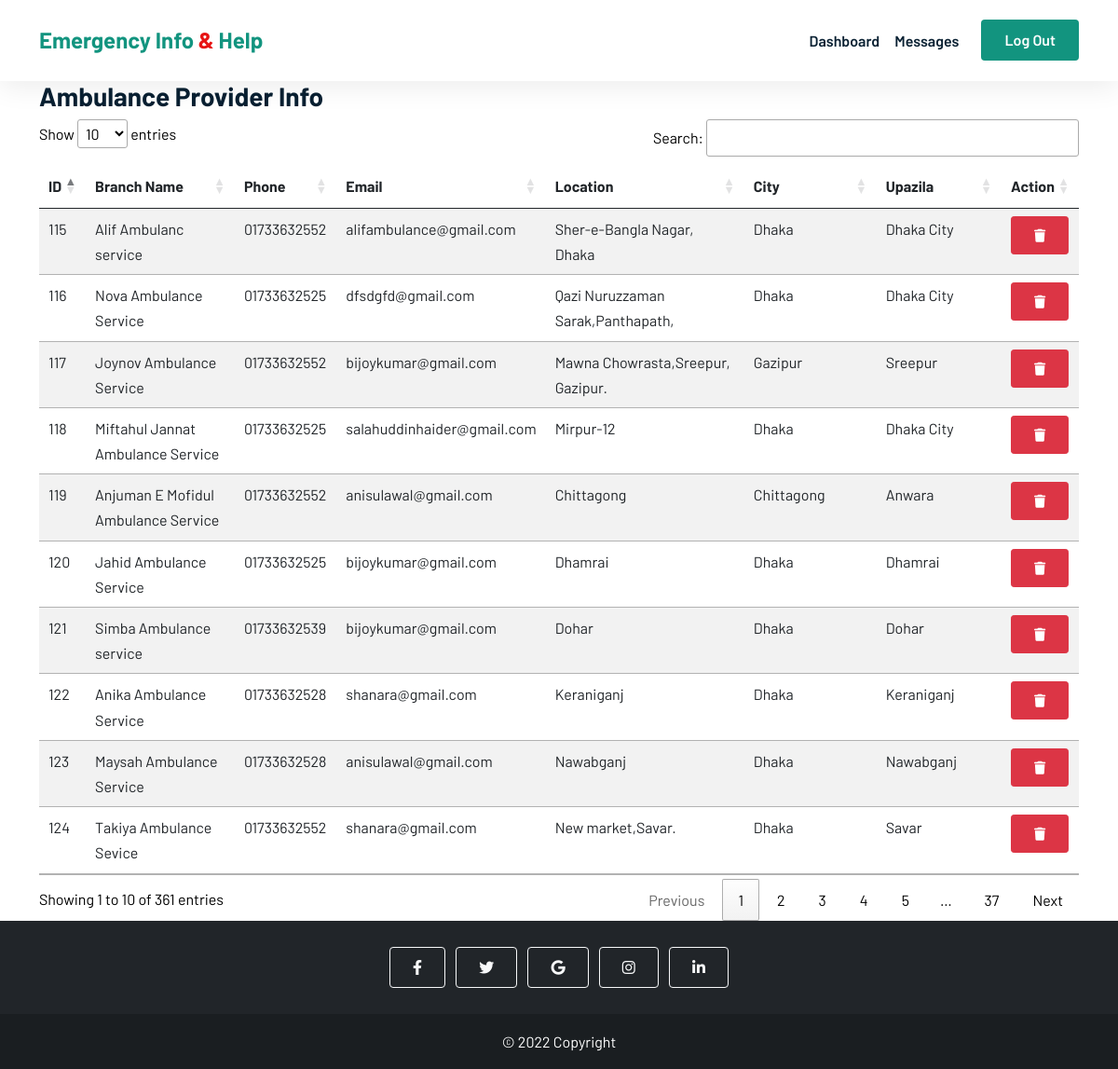
/admin/ambulance_provider.php (signed in), run on the app's committed database.
### tables this page shows
CREATE TABLE `ambulance` (
  `id` int(11) NOT NULL,
  `org_name` varchar(50) NOT NULL,
  `email` varchar(32) NOT NULL,
  `phone` varchar(32) NOT NULL,
  `address` varchar(255) NOT NULL,
  `division` varchar(32) NOT NULL,
  `city` varchar(32) NOT NULL,
  `upazila` varchar(32) NOT NULL,
  `ac` int(10) NOT NULL,
  `non_ac` int(10) NOT NULL,
  `icu` int(10) NOT NULL,
  `hdu` int(10) NOT NULL,
  `air` int(10) NOT NULL,
  `frezing` int(10) NOT NULL,
  `image` varchar(255) NOT NULL,
  `status` varchar(255) NOT NULL DEFAULT 'Typically replies within 10 minutes.',
  `user_name` varchar(32) NOT NULL,
  `password` varchar(32) NOT NULL
);

### admin/ambulance_provider.php (the view, shortened to what this page needs)
<?php
include_once './admin_includes/db.php';
$sql = "SELECT * FROM `ambulance`";
$results = $con->query($sql);
?>
<!DOCTYPE html>
<html lang="en">
<head>
    <link href="https://cdn.jsdelivr.net/npm/bootstrap@5.0.2/dist/css/bootstrap.min.css" rel="stylesheet" />
    <link rel="stylesheet" href="https://cdnjs.cloudflare.com/ajax/libs/font-awesome/6.1.1/css/all.min.css" />
    <link rel="stylesheet" href="//cdn.datatables.net/1.12.1/css/jquery.dataTables.min.css">
    <link rel="stylesheet" href="../css/style.css" />
</head>
<body>
    <header class="sticky-top">
        <nav class="navbar navbar-expand-lg  bg-white">
            <div class="container">
                <a class="navbar-brand" href="./admin_dashboard.php">Emergency Info <span>&</span> Help</a>
                <div class="collapse navbar-collapse" id="navbarNavDropdown">
                    <ul class="navbar-nav ms-auto">
                        <li class="nav-item">
                            <a class="nav-link" aria-current="page" href="./admin_dashboard.php">Dashboard</a>
                        </li>
                        <li class="nav-list">
                            <a href="messages.php" class="nav-link">Messages</a>
                        </li>
                    </ul>
                    <a href="./logout.php" class="btn btn-brand ms-lg-3">Log Out</a>
                </div>
            </div>
        </nav>
    </header>
    <main>
        <div class="container">
            <h3>Ambulance Provider Info</h3>
            <div>
                <table class="table table-striped" id="messages">
                    <thead>
                        <tr>
                            <th scope="col">ID</th>
                            <th scope="col">Branch Name</th>
                            <th scope="col">Phone</th>
                            <th scope="col">Email</th>
                            <th scope="col">Location</th>
                            <th scope="col">City</th>
                            <th scope="col">Upazila</th>
                            <th scope="col">Action</th>
                        </tr>
                    </thead>
                    <tbody>
                        <?php while ($row = $results->fetch_assoc()) :
                        ?>
                            <tr>
                                <td><?php echo $row['id'] ?></td>
                                <td><?php echo $row['org_name'] ?></td>
                                <td><?php echo $row['phone'] ?></td>
                                <td><?php echo $row['email'] ?></td>
                                <td><?php echo $row['address'] ?></td>
                                <td><?php echo $row['city'] ?></td>
                                <td><?php echo $row['upazila'] ?></td>
                                <td>
                                    <button class='delete btn btn-sm btn-danger' id="<?php echo $row['id'] ?>"><i class="delete fa-solid fa-trash" id="<?php echo $row['id'] ?>"></i></button>
                                </td>
                            </tr>
                        <?php endwhile ?>
                    </tbody>
                </table>
            </div>
        </div>
    </main>
    <footer class="bg-dark text-center text-white">
        <div class="container p-4 pb-0">
            <section class="mb-4">
                <a class="btn btn-outline-light btn-floating m-1" href="#!" role="button"><i class="fab fa-facebook-f"></i></a>
                <a class="btn btn-outline-light btn-floating m-1" href="#!" role="button"><i class="fab fa-twitter"></i></a>
                <a class="btn btn-outline-light btn-floating m-1" href="#!" role="button"><i class="fab fa-google"></i></a>
                <a class="btn btn-outline-light btn-floating m-1" href="#!" role="button"><i class="fab fa-instagram"></i></a>
                <a class="btn btn-outline-light btn-floating m-1" href="#!" role="button"><i class="fab fa-linkedin-in"></i></a>
            </section>
        </div>
        <div class="text-center p-3 footer-last">
            © 2022 Copyright
        </div>
    </footer>
</body>
</html>

### css/style.css (style rules this page uses)
* { margin: 0; padding: 0; box-sizing: border-box; list-style: none; }
html, body { font-family: "Barlow", sans-serif; line-height: 1.7; color: black; max-width: 100%; scroll-behavior: smooth; }
h1, h2, h3, h4, h5, h6 { font-weight: 700 !important; color: #092032; }
.navbar-nav .nav-link { color: #092032; text-decoration: none; transition: all 0.4s ease; font-weight: 600; }
a { color: #092032; text-decoration: none; }
.navbar { box-shadow: 0px 6px 30px rgba(0, 0, 0, 0.08); z-index: 1; padding: 1.5% 0; }
.navbar .navbar-brand { font-weight: 700; font-size: 24px; color: #12947f; }
.navbar-brand span { color: #e71414; }
.btn { padding: 9px 24px; font-weight: 600; }
.btn-brand { color: white; background-color: #12947f; }
.footer-last { background-color: rgba(0, 0, 0, 0.2); }
a { color: black; }
.sorting, .sorting_asc, .sorting_desc { background : none; }

### data on the page
ambulance: id "115", org_name "Alif Ambulanc service", phone "01733632552", email "alifambulance@gmail.com", address "Sher-e-Bangla Nagar, Dhaka", city "Dhaka", upazila "Dhaka City"
ambulance: id "116", org_name "Nova Ambulance Service", phone "01733632525", email "dfsdgfd@gmail.com", address "Qazi Nuruzzaman Sarak,Panthapath,", city "Dhaka", upazila "Dhaka City"
ambulance: id "117", org_name "Joynov Ambulance Service", phone "01733632552", email "bijoykumar@gmail.com", address "Mawna Chowrasta,Sreepur, Gazipur.", city "Gazipur", upazila "Sreepur"
ambulance: id "118", org_name "Miftahul Jannat Ambulance Service", phone "01733632525", email "salahuddinhaider@gmail.com", address "Mirpur-12", city "Dhaka", upazila "Dhaka City"
ambulance: id "119", org_name "Anjuman E Mofidul Ambulance Service", phone "01733632552", email "anisulawal@gmail.com", address "Chittagong", city "Chittagong", upazila "Anwara"
ambulance: id "120", org_name "Jahid Ambulance Service", phone "01733632525", email "bijoykumar@gmail.com", address "Dhamrai", city "Dhaka", upazila "Dhamrai"
ambulance: id "121", org_name "Simba Ambulance service", phone "01733632539", email "bijoykumar@gmail.com", address "Dohar", city "Dhaka", upazila "Dohar"
ambulance: id "122", org_name "Anika Ambulance Service", phone "01733632528", email "shanara@gmail.com", address "Keraniganj", city "Dhaka", upazila "Keraniganj"
ambulance: id "123", org_name "Maysah Ambulance Service", phone "01733632528", email "anisulawal@gmail.com", address "Nawabganj", city "Dhaka", upazila "Nawabganj"
ambulance: id "124", org_name "Takiya Ambulance Sevice", phone "01733632552", email "shanara@gmail.com", address "New market,Savar.", city "Dhaka", upazila "Savar"
